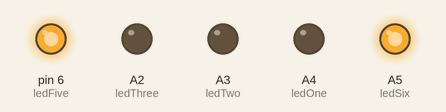
The sketch below on a simulated Arduino Nano, built with avr-gcc and run on an emulated ATmega328P. On the bench: output pins drawn as LEDs (lit = HIGH).

Above: at 0.11 s.
At 0.68 s:
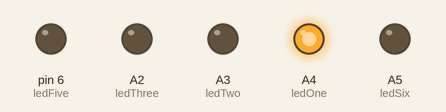
At 1.43 s:
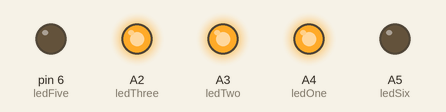
At 2.81 s:
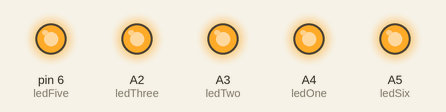
At 4.66 s:
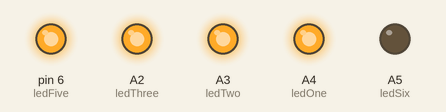
At 6.45 s:
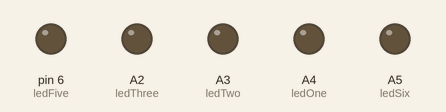
Timing chart, 0 to 7.6 s (numbered marks = the images above):
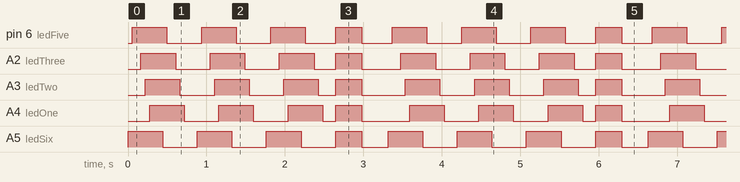

Measured:
- by itself, pin 6 (ledFive): repeats every 3.3 s: 2 × (LOW 0.44 s, HIGH 0.44 s), LOW 0.39 s, HIGH 0.33 s, LOW 0.39 s, HIGH 0.44 s
- by itself, A2 (ledThree): repeats every 3.3 s: 2 × (LOW 0.44 s, HIGH 0.44 s), LOW 0.28 s, HIGH 0.33 s, LOW 0.50 s, HIGH 0.44 s
- by itself, A3 (ledTwo): repeats every 3.3 s: 2 × (LOW 0.44 s, HIGH 0.44 s), LOW 0.22 s, HIGH 0.33 s, LOW 0.55 s, HIGH 0.44 s
- by itself, A4 (ledOne): repeats every 3.3 s: 2 × (LOW 0.44 s, HIGH 0.44 s), LOW 0.17 s, HIGH 0.33 s, LOW 0.61 s, HIGH 0.44 s
- by itself, A5 (ledSix): repeats every 3.3 s: 2 × (LOW 0.44 s, HIGH 0.44 s), LOW 0.44 s, HIGH 0.33 s, LOW 0.33 s, HIGH 0.44 s

The sketch:

shooting_star.ino
```cpp
/*
 * LilyPad LED project
 * test for sequential flashing
 */

const int ledOne = A4; //
const int ledTwo = A3;   //
const int ledThree = A2;
const int ledFour = A7;
const int ledFive = 6;
const int ledSix = A5;


int i = 0;

// Number of LED circuits
const int N = 6;

// Total amount of time for one cycle
const int delayTime = 2000;

// Set things up
void setup() {
  pinMode(ledOne, OUTPUT);
  pinMode(ledTwo, OUTPUT);
  pinMode(ledThree, OUTPUT);
  pinMode(ledFour, OUTPUT);
  pinMode(ledFive, OUTPUT);
  pinMode(ledSix, OUTPUT);

}

// Main program. Runs over and over again without stopping.
void loop() {
  //set condition for true?

 for(i = 0; i<3; i++){
  // Turn LEDs on, sequentially
  digitalWrite(ledSix, HIGH);
  delay(delayTime/N/N);
  digitalWrite(ledFive, HIGH);
  delay(delayTime/N/N);
  digitalWrite(ledFour, HIGH);
  delay(delayTime/N/N);
  digitalWrite(ledThree, HIGH);
  delay(delayTime/N/N);
  digitalWrite(ledTwo, HIGH);
  delay(delayTime/N/N);
  digitalWrite(ledOne, HIGH);


  // Leave lights on for a bit
  delay(delayTime/N/2);

  // Turn LEDs off
  digitalWrite(ledSix, LOW);
  delay(delayTime/N/N);
  digitalWrite(ledFive, LOW);
  delay(delayTime/N/N);
  digitalWrite(ledFour, LOW);
  delay(delayTime/N/N);
  digitalWrite(ledThree, LOW);
  delay(delayTime/N/N);
  digitalWrite(ledTwo, LOW);
  delay(delayTime/N/N);
  digitalWrite(ledOne, LOW);

  // Leave lights off for a bit
  delay(delayTime/N/2);
 }

  //turn them on at the same time?
  digitalWrite(ledOne, HIGH);
  digitalWrite(ledTwo, HIGH);
  digitalWrite(ledThree, HIGH);
  digitalWrite(ledFour, HIGH);
  digitalWrite(ledFive, HIGH);
  digitalWrite(ledSix, HIGH);

  delay(delayTime/N);

  digitalWrite(ledOne, LOW);
  digitalWrite(ledTwo, LOW);
  digitalWrite(ledThree, LOW);
  digitalWrite(ledFour, LOW);
  digitalWrite(ledFive, LOW);
  digitalWrite(ledSix, LOW);

  delay(delayTime/N);
}
```
